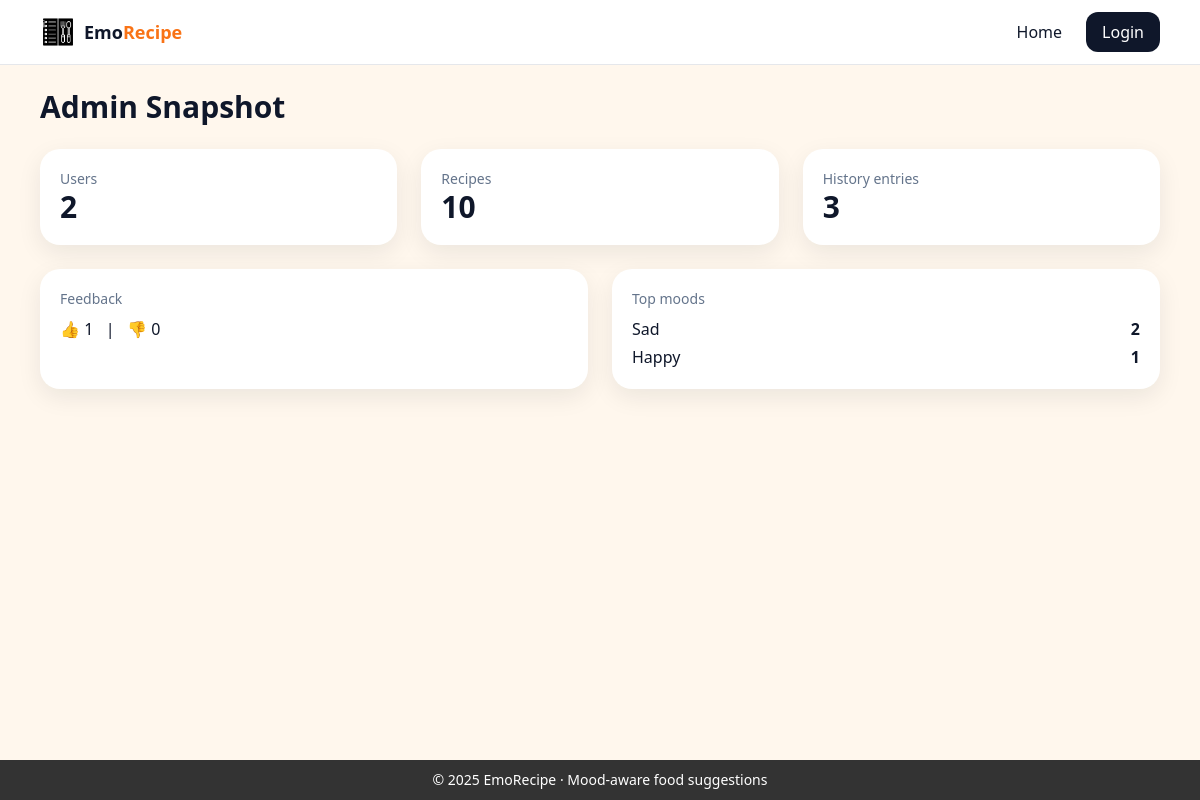
The page /admin on the database its author committed.
### tables this page shows
CREATE TABLE history (
  id INTEGER PRIMARY KEY AUTOINCREMENT,
  user_id INTEGER,
  mood TEXT NOT NULL,
  transcript TEXT,
  recipe_id INTEGER,
  created_at TIMESTAMP DEFAULT CURRENT_TIMESTAMP,
  FOREIGN KEY(user_id) REFERENCES users(id) ON DELETE SET NULL,
  FOREIGN KEY(recipe_id) REFERENCES recipes(id) ON DELETE SET NULL
);

### app.py (the view)
@app.get("/admin")
def admin():
    stats = {
        "users": query_one("SELECT COUNT(*) c FROM users")["c"],
        "recipes": query_one("SELECT COUNT(*) c FROM recipes")["c"],
        "history": query_one("SELECT COUNT(*) c FROM history")["c"],
        "thumbs_up": query_one("SELECT COUNT(*) c FROM feedback WHERE value = 1")["c"],
        "thumbs_down": query_one("SELECT COUNT(*) c FROM feedback WHERE value = -1")["c"],
        "top_moods": query_all("SELECT mood, COUNT(*) c FROM history GROUP BY mood ORDER BY c DESC LIMIT 5")
    }
    return render_template("admin_dashboard.html", stats=stats)

### database/db_helper.py (called while the page is built)
def _connect():
    con = sqlite3.connect(current_app.config["DATABASE_PATH"])
    con.row_factory = sqlite3.Row
    return con

def get_db():
    if "db" not in g:
        g.db = _connect()
    return g.db

def query_all(sql: str, params: tuple = ()):
    cur = get_db().execute(sql, params)
    rows = cur.fetchall()
    cur.close()
    return rows

def query_one(sql: str, params: tuple = ()):
    cur = get_db().execute(sql, params)
    row = cur.fetchone()
    cur.close()
    return row

### templates/admin_dashboard.html
{% extends "base.html" %}
{% block content %}
<h2 class="text-3xl font-bold mb-6">Admin Snapshot</h2>
<div class="grid md:grid-cols-3 gap-6">
  <div class="card-soft bg-white p-5">
    <div class="text-slate-500 text-sm">Users</div>
    <div class="text-3xl font-bold">{{ stats.users }}</div>
  </div>
  <div class="card-soft bg-white p-5">
    <div class="text-slate-500 text-sm">Recipes</div>
    <div class="text-3xl font-bold">{{ stats.recipes }}</div>
  </div>
  <div class="card-soft bg-white p-5">
    <div class="text-slate-500 text-sm">History entries</div>
    <div class="text-3xl font-bold">{{ stats.history }}</div>
  </div>
</div>
<div class="grid md:grid-cols-2 gap-6 mt-6">
  <div class="card-soft bg-white p-5">
    <div class="text-slate-500 text-sm">Feedback</div>
    <div class="mt-2">👍 {{ stats.thumbs_up }} &nbsp; | &nbsp; 👎 {{ stats.thumbs_down }}</div>
  </div>
  <div class="card-soft bg-white p-5">
    <div class="text-slate-500 text-sm mb-2">Top moods</div>
    <ul class="space-y-1">
      {% for r in stats.top_moods %}
      <li class="flex justify-between">
        <span class="capitalize">{{ r.mood }}</span>
        <span class="font-semibold">{{ r.c }}</span>
      </li>
      {% endfor %}
    </ul>
  </div>
</div>
{% endblock %}

### static/css/style.css (style rules this page uses)
:root { --ink:#0f172a; --muted:#64748b; --accent:#f97316; --mint:#10b981; --cream:#fff7ed; }
body { background:var(--cream); color:var(--ink); }
.card-soft { box-shadow:0 8px 24px rgba(15,23,42,.08); border-radius:1.25rem; }

### rows shown on the page
history: mood "Sad", c "2"
history: mood "Happy", c "1"

### other values the page prints
{{ stats.users }} "2"
{{ stats.recipes }} "10"
{{ stats.history }} "3"
{{ stats.thumbs_up }} "1"
{{ stats.thumbs_down }} "0"
